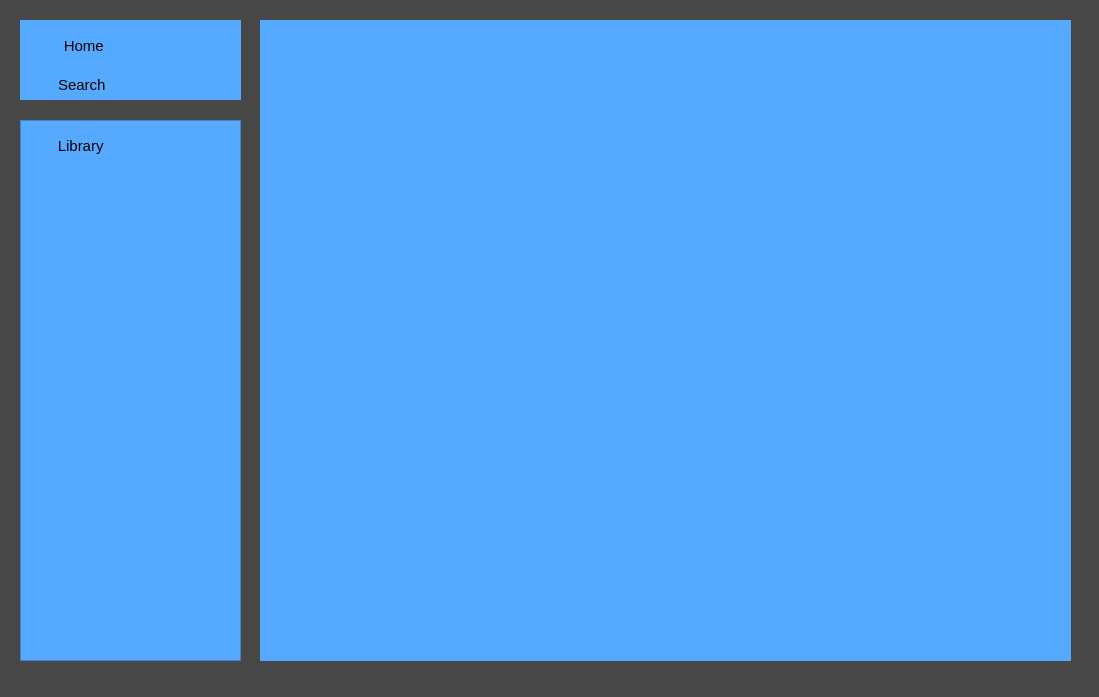
<?xml version="1.0" encoding="UTF-8"?>
<ui version="4.0">
 <class>Search</class>
 <widget class="QDialog" name="Search">
  <property name="geometry">
   <rect>
    <x>0</x>
    <y>0</y>
    <width>1099</width>
    <height>697</height>
   </rect>
  </property>
  <property name="windowTitle">
   <string>Dialog</string>
  </property>
  <property name="styleSheet">
   <string notr="true">background-color: rgb(71, 71, 71);
</string>
  </property>
  <widget class="QWidget" name="widget" native="true">
   <property name="geometry">
    <rect>
     <x>20</x>
     <y>20</y>
     <width>221</width>
     <height>80</height>
    </rect>
   </property>
   <property name="styleSheet">
    <string notr="true">background-color: rgb(85, 170, 255);</string>
   </property>
   <widget class="QPushButton" name="pushButton">
    <property name="geometry">
     <rect>
      <x>10</x>
      <y>10</y>
      <width>91</width>
      <height>31</height>
     </rect>
    </property>
    <property name="styleSheet">
     <string notr="true">QPushButton{
font-size: 15px;
border-radius: 10px;
background-color: transparent;
border: 2px solid transparent;
color: black;
}</string>
    </property>
    <property name="text">
     <string>    Home</string>
    </property>
    <property name="icon">
     <iconset resource="beg.qrc">
      <normaloff>:/beg/home.png</normaloff>:/beg/home.png</iconset>
    </property>
    <property name="checkable">
     <bool>true</bool>
    </property>
   </widget>
   <widget class="QPushButton" name="pushButton_2">
    <property name="geometry">
     <rect>
      <x>10</x>
      <y>50</y>
      <width>91</width>
      <height>29</height>
     </rect>
    </property>
    <property name="styleSheet">
     <string notr="true">QPushButton{
font-size: 15px;
border-radius: 10px;
background-color: transparent;
border: 2px solid transparent;
color: black;
}</string>
    </property>
    <property name="text">
     <string>   Search</string>
    </property>
    <property name="icon">
     <iconset resource="beg.qrc">
      <normaloff>:/beg/search.png</normaloff>:/beg/search.png</iconset>
    </property>
   </widget>
  </widget>
  <widget class="QScrollArea" name="scrollArea">
   <property name="geometry">
    <rect>
     <x>20</x>
     <y>120</y>
     <width>221</width>
     <height>541</height>
    </rect>
   </property>
   <property name="styleSheet">
    <string notr="true">background-color: rgb(85, 170, 255);</string>
   </property>
   <property name="widgetResizable">
    <bool>true</bool>
   </property>
   <widget class="QWidget" name="scrollAreaWidgetContents">
    <property name="geometry">
     <rect>
      <x>0</x>
      <y>0</y>
      <width>219</width>
      <height>539</height>
     </rect>
    </property>
    <widget class="QPushButton" name="pushButton_3">
     <property name="geometry">
      <rect>
       <x>10</x>
       <y>10</y>
       <width>91</width>
       <height>29</height>
      </rect>
     </property>
     <property name="styleSheet">
      <string notr="true">QPushButton{
font-size: 15px;
border-radius: 10px;
background-color: transparent;
border: 2px solid transparent;
color: black;
}</string>
     </property>
     <property name="text">
      <string>  Library</string>
     </property>
     <property name="icon">
      <iconset resource="beg.qrc">
       <normaloff>:/beg/library.png</normaloff>:/beg/library.png</iconset>
     </property>
    </widget>
   </widget>
  </widget>
  <widget class="QWidget" name="widget_2" native="true">
   <property name="geometry">
    <rect>
     <x>260</x>
     <y>20</y>
     <width>811</width>
     <height>641</height>
    </rect>
   </property>
   <property name="styleSheet">
    <string notr="true">background-color: rgb(85, 170, 255);</string>
   </property>
  </widget>
 </widget>
 <resources>
  <include location="beg.qrc"/>
  <include location="beg.qrc"/>
 </resources>
 <connections/>
</ui>
